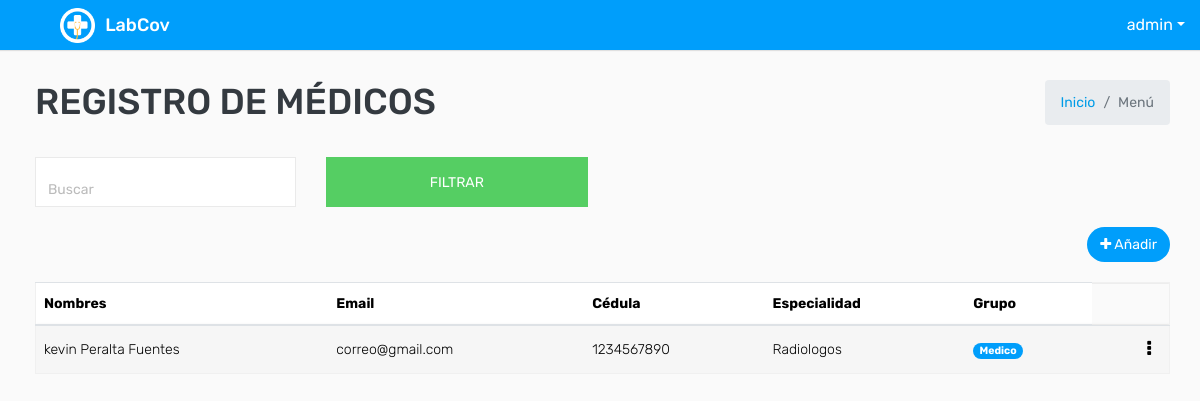
/medico/ (signed in), run on an earlier commit of the app's database.
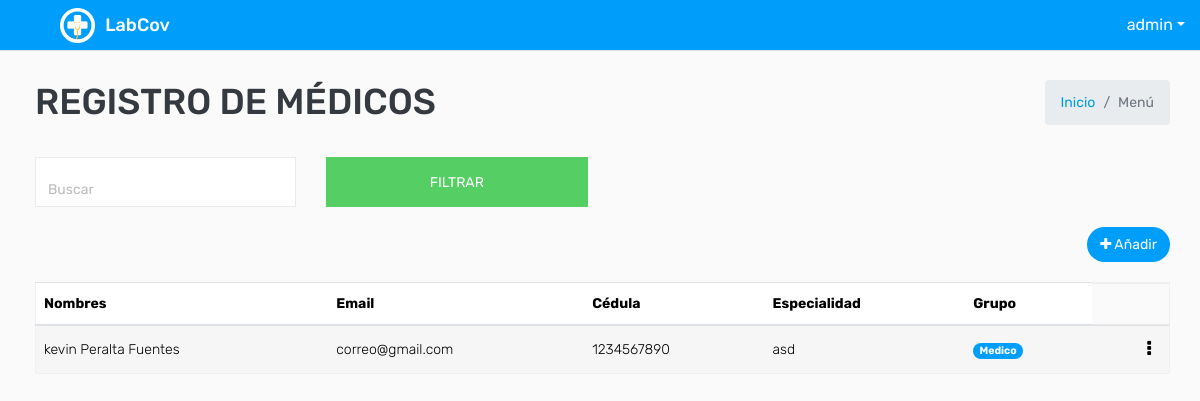
And on a later commit of the database.
### covid/models.py (models this page shows, shortened)
class ModeloBase(models.Model):
    class Meta:
        abstract = True
    """Model definition for ModeloBase."""
    fecha_creacion = models.DateTimeField(verbose_name='Fecha creación',auto_now_add=True)
    usuario_creacion = models.ForeignKey(settings.AUTH_USER_MODEL, verbose_name='Usuario Creación', related_name='+', blank=True, null=True,on_delete=models.PROTECT, editable=False)
    usuario_modificacion = models.ForeignKey(settings.AUTH_USER_MODEL, verbose_name='Usuario Modificación', related_name='+', blank=True, null=True,on_delete=models.PROTECT , editable=False)
    fecha_modificacion = models.DateTimeField(verbose_name='Fecha Modificación', auto_now=True)

class Medico(ModeloBase):
     usuario  = models.OneToOneField(settings.AUTH_USER_MODEL, verbose_name="Usuario",on_delete=models.PROTECT)
     especialidad = models.ForeignKey(EspecialidadMedico, verbose_name="Especialidad", on_delete=models.PROTECT)

class EspecialidadMedico(ModeloBase):
    descripcion = models.CharField("Especialidad", max_length=200 , unique=True)
    def __str__(self):
        return '{}'.format(self.descripcion)

class User(AbstractUser,ModeloBase):
    cedula=models.CharField(max_length=10, verbose_name='Cédula')
    tipo_genero = (('N', 'Ninguno'), ('M', 'Masculino'), ('F', 'Femenino'))
    genero = models.CharField('Género', choices=tipo_genero, default='N', max_length=1)

### covid/views.py (the view)
# urls.py: path('medico/', key.MedicoListView.as_view(), name="medico_listar") ,
class MedicoListView(LoginRequiredMixin,PermissionRequiredMixin,ListView):
    permission_required = 'covid.view_medico'
    model = Medico
    template_name = "medico/medico_listar.html"
    def get_context_data(self, **kwargs):
        context = super().get_context_data(**kwargs)
        context['titulo'] = "Registro de Médicos"
        return context

### templates/medico/medico_listar.html (shortened to what this page needs)
{% extends 'plantillaBase.html' %} {% block content %}
<div class="mt-2">
    <form action="" method="GET">
        <div class="row filter-row">
            <div class="col-sm-6 col-md-3">
                <div class="form-group form-focus select-focus focused">
                    <input type="text" name="buscar" id="id_buscar" class="form-control float-right" placeholder="Buscar">
                </div>
            </div>
            <div class="col-sm-6 col-md-3">
                <button type="submit" class="btn btn-success btn-block"> Filtrar </button>
            </div>
        </div>
    </form>
</div>
<div class="row ">
    <div class="col-sm-12 col-12 text-right m-b-20">
        {% if perms.covid.add_especialidadmedico%}
        <a href="{% url 'medico_crear'%}" class="btn btn btn-primary btn-rounded float-right"><i class="fa fa-plus"></i>
            Añadir</a> {% endif %}
    </div>
</div>
<div class="row">
    <div class="col-md-12">
        <div class="table-responsive">
            <div id="DataTables_Table_0_wrapper" class="dataTables_wrapper dt-bootstrap4 no-footer">
                <div class="row">
                    <div class="col-sm-12">
                        <table class="table table-border table-striped custom-table  mb-0  no-footer" id="DataTables_Table_0" role="grid" aria-describedby="DataTables_Table_0_info">
                            <thead>
                                <tr>
                                    <th>Nombres</th>
                                    <th>Email</th>
                                    <th>Cédula</th>
                                    <th>Especialidad</th>
                                    <th>Grupo</th>
                                </tr>
                            </thead>
                            <tbody>
                                {% for dato in object_list %}
                                <tr>
                                    <td>{{ dato.usuario.last_name }} {{ dato.usuario.first_name }}</td>
                                    <td>{{ dato.usuario.email }}</td>
                                    <td>{{ dato.usuario.cedula }}</td>
                                    <td>{{ dato.especialidad }}</td>
                                    <td>
                                        {% for dato in dato.usuario.groups.all %}
                                        <li class="badge badge-pill badge-info">{{ dato }}</li>
                                        {% endfor %}
                                    </td>
                                    <td class="text-right">
                                        <div class="dropdown dropdown-action">
                                            <a class="action-icon dropdown-toggle" data-toggle="dropdown" aria-expanded="false"><i class="fa fa-ellipsis-v"></i></a>
                                        </div>
                                    </td>
                                </tr>
                                {% endfor %}
                            </tbody>
                        </table>
                    </div>
                </div>
            </div>
        </div>
    </div>
</div>
{% endblock %}

What changed in the data, as far as the page shows it:
changed Medico "kevin Peralta": especialidad "Radiologos" → "asd"
